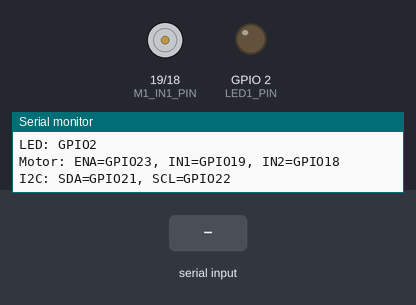
This program was run on a simulated ESP32. Shown: motor-driver pin pairs drawn as motors (green arrow = first pin HIGH = forward, orange = second pin HIGH = backward, longer = more drive, scaled by the enable pin), output pins drawn as LEDs (lit = HIGH), the last lines printed to the serial monitor. Inputs (shaded band) come from the test bench.

Above: at 2.2 s.
2.3 s: "LED1:ON\n" received over Serial
At 3.4 s:
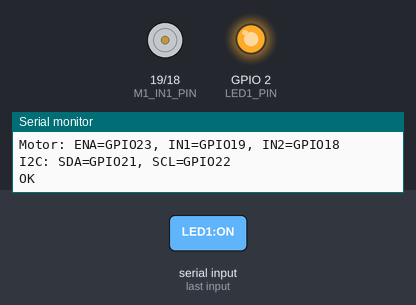
3.8 s: "M1:SET:90\n" received over Serial
At 4.6 s:
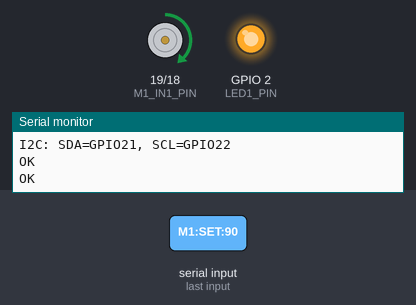
5.3 s: "LED1:OFF\n" received over Serial
At 5.7 s:
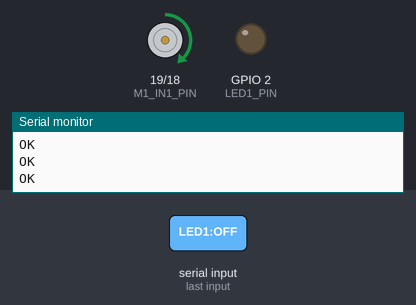
Timing chart, 0 to 8.3 s (numbered marks = the images above; inputs shaded):
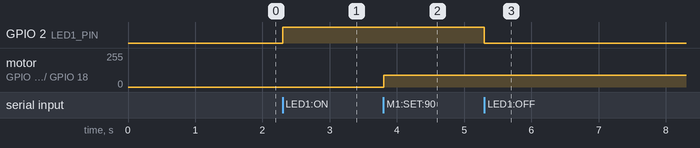

The program:

main.cpp
```cpp
#include <Arduino.h>
#include <Wire.h>

// =========================
// Configuración de pines para ESP32 DevKit V1 (38 pines)
// =========================

// LED de estado / lámpara 1
const int LED1_PIN = 2; // GPIO2 - LED interno en ESP32 DevKit V1

// Motor DC con L298N (canal A)
const int M1_EN_PIN = 23;  // ENA - PWM para velocidad
const int M1_IN1_PIN = 19; // IN1 - dirección
const int M1_IN2_PIN = 18; // IN2 - dirección

// LM75 (I2C) - Usando pines I2C por defecto del DevKit V1
// SDA = GPIO 21
// SCL = GPIO 22
const uint8_t LM75_ADDR = 0x48; // Dirección típica del LM75
const int SDA_PIN = 21; // SDA por defecto
const int SCL_PIN = 22; // SCL por defecto

// =========================
// Variables de estado
// =========================

bool led1On = false;
int m1Speed = 0; // -255..255
String lineBuffer;

// =========================
// Funciones auxiliares
// =========================

void setLed1(bool on) {
  led1On = on;
  digitalWrite(LED1_PIN, on ? HIGH : LOW);
}

void stopMotor() {
  m1Speed = 0;
  // PWM en 0
  ledcWrite(0, 0); // Canal 0
  // Frenado/coast: ambas líneas en LOW
  digitalWrite(M1_IN1_PIN, LOW);
  digitalWrite(M1_IN2_PIN, LOW);
}

void setMotorSpeed(int value) {
  // value en el rango -255..255
  m1Speed = value;

  if (value == 0) {
    stopMotor();
    return;
  }

  bool forward = (value > 0);
  int pwm = abs(value);
  if (pwm > 255) pwm = 255;

  if (forward) {
    digitalWrite(M1_IN1_PIN, HIGH);
    digitalWrite(M1_IN2_PIN, LOW);
  } else {
    digitalWrite(M1_IN1_PIN, LOW);
    digitalWrite(M1_IN2_PIN, HIGH);
  }

  // PWM en canal 0
  ledcWrite(0, pwm);
}

float readLM75Temperature() {
  // Lectura básica del registro de temperatura del LM75
  // Formato típico: 9 a 11 bits, resolución 0.5 °C
  Wire.beginTransmission(LM75_ADDR);
  Wire.write(0x00); // Registro de temperatura
  if (Wire.endTransmission(false) != 0) {
    return NAN; // Error en la transmisión
  }

  int bytesReceived = Wire.requestFrom((int)LM75_ADDR, 2);

  if (bytesReceived < 2) {
    return NAN;
  }

  uint8_t msb = Wire.read();
  uint8_t lsb = Wire.read();

  // Conversión sencilla según formato LM75 (0.5°C por bit, 9 bits)
  int16_t raw = ((int16_t)msb << 8) | lsb;
  // Desplazar para obtener 9 bits significativos
  raw >>= 7; // Cada unidad = 0.5 °C
  float tempC = raw * 0.5f;

  return tempC;
}

void sendState() {
  Serial.print("STATE:LED1=");
  Serial.print(led1On ? 1 : 0);
  Serial.print(",M1=");
  Serial.println(m1Speed);
}

// =========================
// Procesamiento de comandos
// =========================

void processCommand(const String& cmd) {
  String c = cmd;
  c.trim();

  if (c.length() == 0) return;

  if (c == "PING") {
    Serial.println("PONG");
    return;
  }

  if (c == "LED1:ON") {
    setLed1(true);
    Serial.println("OK");
    return;
  }

  if (c == "LED1:OFF") {
    setLed1(false);
    Serial.println("OK");
    return;
  }

  if (c == "M1:STOP") {
    stopMotor();
    Serial.println("OK");
    return;
  }

  if (c == "STATE?") {
    sendState();
    return;
  }

  if (c == "TEMP?") {
    float t = readLM75Temperature();
    if (isnan(t)) {
      Serial.println("ERR:TEMP");
    } else {
      Serial.print("TEMP:");
      Serial.println(t, 2); // 2 decimales
    }
    return;
  }

  // Comando de velocidad: M1:SET:<valor>
  if (c.startsWith("M1:SET:")) {
    String valStr = c.substring(7); // strlen("M1:SET:") = 7
    valStr.trim();
    int value = valStr.toInt(); // toInt maneja signos

    if (value < -255 || value > 255) {
      Serial.println("ERR:VAL");
      return;
    }

    setMotorSpeed(value);
    Serial.println("OK");
    return;
  }

  // Si el comando no coincide con ninguno
  Serial.println("ERR");
}

// =========================
// setup y loop
// =========================

void setup() {
  Serial.begin(115200);
  delay(1000); // pequeña espera para estabilidad

  // Configurar LED
  pinMode(LED1_PIN, OUTPUT);
  setLed1(false);

  // Configurar pines del motor
  pinMode(M1_IN1_PIN, OUTPUT);
  pinMode(M1_IN2_PIN, OUTPUT);

  // Configurar PWM en canal 0, frecuencia 10 kHz, resolución 8 bits
  ledcSetup(0, 10000, 8);
  ledcAttachPin(M1_EN_PIN, 0);

  stopMotor();

  // Inicializar I2C con pines por defecto
  Wire.begin(SDA_PIN, SCL_PIN);
  Wire.setClock(100000); // 100 kHz para I2C estándar

  Serial.println("READY");
  Serial.println("ESP32 DevKit V1 - Sistema Domotico");
  Serial.print("LED: GPIO");
  Serial.println(LED1_PIN);
  Serial.print("Motor: ENA=GPIO");
  Serial.print(M1_EN_PIN);
  Serial.print(", IN1=GPIO");
  Serial.print(M1_IN1_PIN);
  Serial.print(", IN2=GPIO");
  Serial.println(M1_IN2_PIN);
  Serial.print("I2C: SDA=GPIO");
  Serial.print(SDA_PIN);
  Serial.print(", SCL=GPIO");
  Serial.println(SCL_PIN);
}

void loop() {
  // Lectura de líneas desde el puerto serial
  while (Serial.available()) {
    char ch = (char)Serial.read();

    if (ch == '\n' || ch == '\r') {
      if (lineBuffer.length() > 0) {
        processCommand(lineBuffer);
        lineBuffer = "";
      }
    } else {
      lineBuffer += ch;
      // Protección simple ante desbordes
      if (lineBuffer.length() > 80) {
        lineBuffer = "";
        Serial.println("ERR:OVERFLOW");
      }
    }
  }
}
```

Measured:
- after the input at 2.3 s, GPIO 2 (LED1_PIN): LOW → HIGH at once
- after the input at 3.8 s, motor on GPIO 19 (M1_IN1_PIN) / GPIO 18 (M1_IN2_PIN): stopped → forward 90/255 at once
- after the input at 5.3 s, GPIO 2 (LED1_PIN): HIGH → LOW at once
